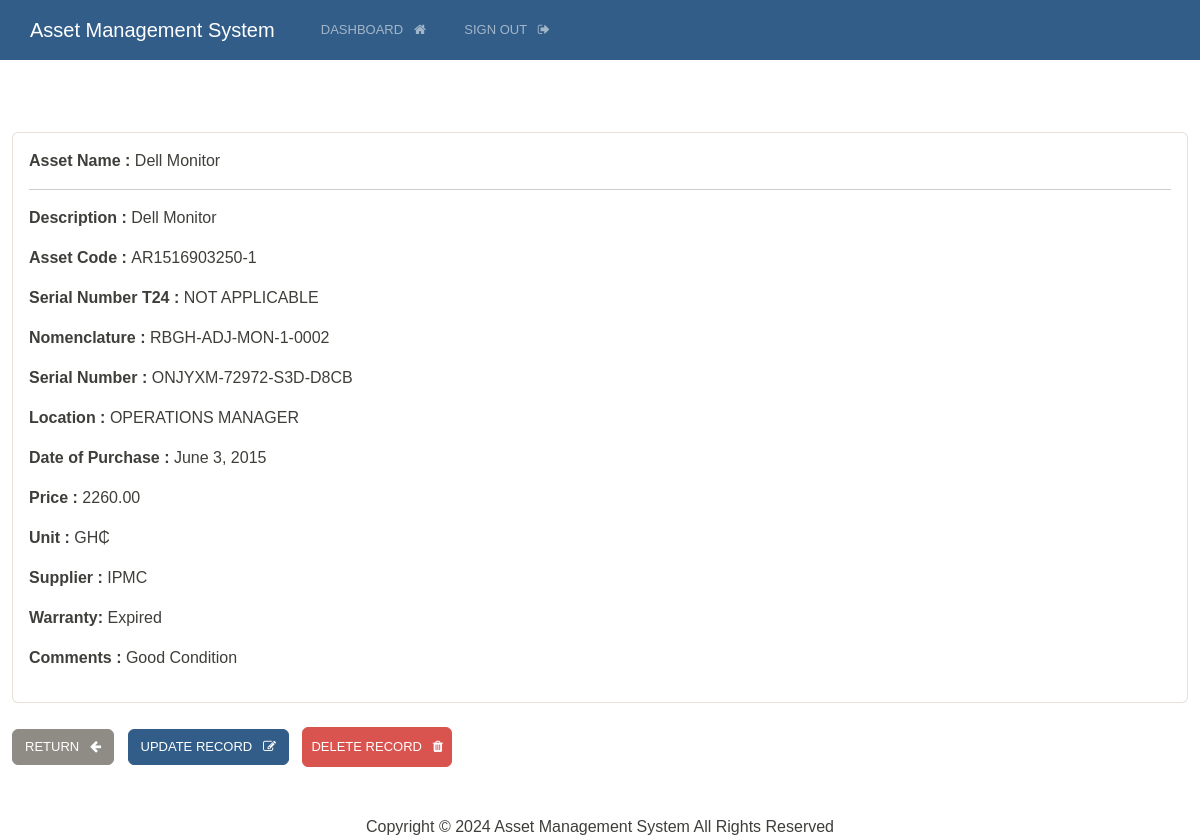
The page /record/36 (signed in) on the database its author committed.
### webapp/models.py (models this page shows, shortened)
class AssetRecord(models.Model):
    description = models.CharField(max_length=255)
    asset_code = models.CharField(max_length=255, unique=True, blank=True, null=True)
    serial_number_t24 = models.CharField(max_length=255, blank=True, null=True, default="NOT APPLICABLE")
    nomenclature = models.CharField(max_length=255, unique=True)
    serial_number = models.CharField(max_length=255)
    location = models.CharField(max_length=255)
    date_purchase = models.DateField()  # Changed to DateField
    price = models.DecimalField(max_digits=10, decimal_places=2)
    unit = models.CharField(max_length=10)
    supplier = models.CharField(max_length=255)
    warranty = models.CharField(max_length=255, choices=[('active', 'Active'), ('expired', 'Expired')])
    comments = models.TextField(blank=True)

### webapp/views.py (the view)
@login_required(login_url='login')
def singular_record(request, pk):
    all_records = AssetRecord.objects.get(id=pk)
    context = {'record':all_records}
    return render(request, 'view-record.html', context)

### templates/view-record.html (shortened to what this page needs)
{%extends 'base.html'%}
{%block content%}
<div class="card">
    <div class="card-body">
        <p> <strong>Asset Name : </strong> {{record.description}} </p>
        <hr>
        <p> <strong>Description : </strong> {{record.description}} </p>
        <p> <strong>Asset Code : </strong> {{record.asset_code}} </p>
        <p> <strong>Serial Number T24 : </strong> {{record.serial_number_t24}} </p>
        <p> <strong>Nomenclature  : </strong> {{record.nomenclature}} </p>
        <p> <strong>Serial Number : </strong> {{record.serial_number}} </p>
        <p> <strong>Location : </strong> {{record.location}} </p>
        <p> <strong>Date of Purchase : </strong> {{record.date_purchase}} </p>
        <p> <strong>Price : </strong> {{record.price}} </p>
        <p> <strong>Unit : </strong> {{record.unit}} </p>
        <p> <strong>Supplier : </strong> {{record.supplier}} </p>
        <p> <strong>Warranty: </strong> {{record.warranty}} </p>
        <p> <strong>Comments : </strong> {{record.comments}} </p>
    </div>
</div>
<br>
<a href="{% url 'dashboard' %}" class="btn btn-secondary">Return &nbsp; <i class="fa fa-arrow-left" aria-hidden="true"></i></a>
<a href="{% url 'update-record' record.id %}" class="btn btn-primary">Update Record &nbsp; <i class="fa fa-edit" aria-hidden="true"></i></a>
<form id="delete-form" method="POST" action="{% url 'delete-record' record.pk %}" style="display:inline;">
    <button type="button" class="btn btn-danger  btn-block p-2" onclick="confirmDelete()">Delete Record &nbsp; <i class="fa fa-trash" aria-hidden="true"></i></button>
</form>
{%endblock%}

### static/css/style.css (style rules this page uses)
body { margin: 0; padding: 0; font-family: Arial, sans-serif; box-sizing: border-box; }

### rows shown on the page
AssetRecord: description "Dell Monitor", asset_code "AR1516903250-1", serial_number_t24 "NOT APPLICABLE", nomenclature "RBGH-ADJ-MON-1-0002", serial_number "ONJYXM-72972-S3D-D8CB", location "OPERATIONS MANAGER", date_purchase "June 3, 2015", price "2260.00", unit "GH₵", supplier "IPMC", warranty "Expired", comments "Good Condition"
